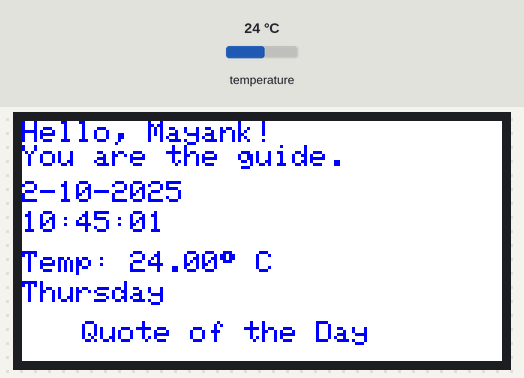
Bench run of a sketch on a simulated Arduino Uno R4 WiFi. Shown: 480×240 colour display. The test bench sets the inputs (shaded band); at power-on: temperature 24 °C. The local clock reads 2024-03-15 10:24:30 at power-on unless the sketch sets it.

Above: at 1.3 s.
1.4 s: temperature set to 12 °C
At 2.8 s:
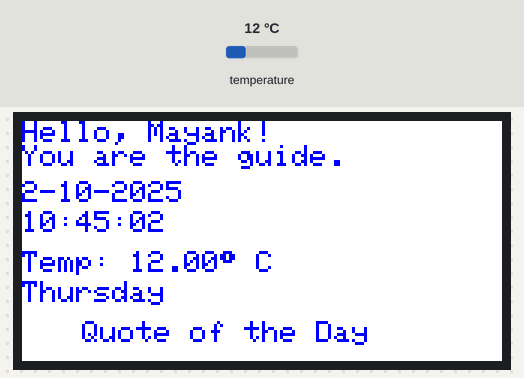
3.5 s: temperature set to 19 °C
At 5.0 s:
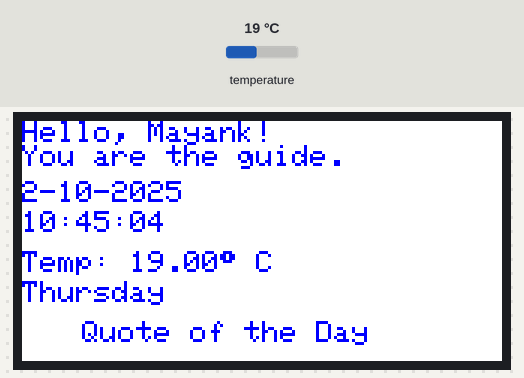
5.7 s: temperature set to 28 °C
At 8.9 s:
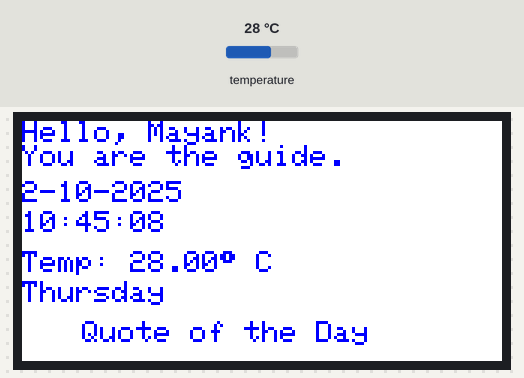
Timing chart, 0 to 10.4 s (numbered marks = the images above; inputs shaded):
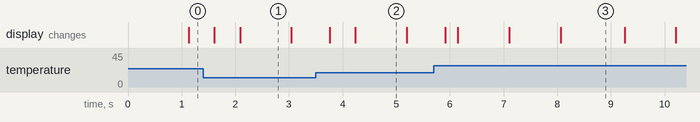

Measured:
- what the display in image 2 shows lasts 1.0 s, from 4.2 s to 5.2 s

The sketch:

sketch_TFT_RTC_Thermo.ino
```cpp
/*
  TFT and RTC
*/


#include "RTC.h"
#include <Adafruit_GFX.h>
#include <Adafruit_ST7796S.h>
#include <SPI.h>
#include <Modulino.h>
#include <vector>


ModulinoThermo thermo;


const int TFT_CS   =  10;
const int TFT_DC   =  9;
const int TFT_RST  =  8;
const int TFT_MOSI =  11;
const int TFT_SCK  =  13;
const int TFT_MISO =  12;

int seconds=0;

// MOSI is pin 11 and SCK is pin 13 by defaul ,MISO is pin 12

// Hardware SPI: MOSI/SCK from ICSP header
Adafruit_ST7796S tft = Adafruit_ST7796S(&SPI, TFT_CS, TFT_DC, TFT_RST);

/* just for reference
enum class DayOfWeek {
  MONDAY = 0,   // case 0
  TUESDAY,      // 1
  WEDNESDAY,    // 2
  THURSDAY,     // 3
  FRIDAY,       // 4
  SATURDAY,     // 5
  SUNDAY        // 6
};
*/


/*
String getDayOfWeek(DayOfWeek d)
{

  switch(d)
  {
    case DayOfWeek::MONDAY: return "MONDAY";
    case DayOfWeek::TUESDAY: return "TUESDAY";
    case DayOfWeek::WEDNESDAY: return "WEDNESDAY";
    case DayOfWeek::THURSDAY: return "THURSDAY";
    case DayOfWeek::FRIDAY: return "FRIDAY";
    case DayOfWeek::SATURDAY: return "SATURDAY";
    case DayOfWeek::SUNDAY: return "SUNDAY";
  }
}
*/


String getDayOfWeek(DayOfWeek d)
{
  static std::vector<String> days = {"Monday", "Tuesday", "Wednesday", "Thursday", "Friday", "Saturday", "Sunday"};
  return days[int(d)-1];
}


void setup() {

  Serial.begin(9600);
  RTC.begin();

  tft.init(8000000);

  tft.setRotation(1);
  tft.fillScreen(ST77XX_WHITE);
  tft.setTextColor(ST77XX_BLUE, ST77XX_WHITE);
  tft.setTextSize(3);
  tft.setCursor(0, 0);
  tft.println("Hello, Mayank!");
  tft.println("You are the guide.");


  while (!Serial); // wait till the Serial monitor is ready

  // setup the modulino
  Modulino.begin();
  if (!thermo.begin()) {
    Serial.println("Thermo module not responding");
    while (1); // doesnt let it go to void loop() if INIT fails
  }


  // RTC first time setup


  RTCTime startTime(2, //day
  Month::OCTOBER,        // month
  2025,                 // year
  10, 45 , 00,          // time
  DayOfWeek::THURSDAY,   // day
  SaveLight::SAVING_TIME_ACTIVE);
  RTC.setTime(startTime);


}

void loop() {

  RTCTime currentTime;
  RTC.getTime(currentTime);
  char timeStr[9]; // HH:MM:SS\0 thus 9, c style strings add null_char at end

  //int x = tft.getCursorX();
  //int y = tft.getCursorY();

  //-------  Date ----------
  tft.setCursor(0, 60);
  tft.print(currentTime.getDayOfMonth());
  tft.print("-");
  tft.print(Month2int(currentTime.getMonth()));
  tft.print("-");
  tft.print(currentTime.getYear());

  // ------   Time ------------

  snprintf(timeStr, sizeof(timeStr), "%02u:%02u:%02u",
        currentTime.getHour(),
        currentTime.getMinutes(),
        currentTime.getSeconds()
  );

  tft.setCursor(0,90);
  tft.print(timeStr);


  //--- Temperature ---------
  tft.setCursor(0, 130);
  tft.print("Temp: ");
  tft.print(thermo.getTemperature());
  tft.print((char)247);
  tft.print(" C ");

  //--- DayOfWeek ----------
  String day = getDayOfWeek(currentTime.getDayOfWeek());
  tft.setCursor(0, 160);
  tft.print(day);

  //--- Quote of the Day -----
  tft.setCursor(60,200);
  tft.print("Quote of the Day");

  tft.setCursor(0,250);
  if(day=="Monday")
  {

    tft.print("Start anew with a pure heart.");
  }
  else if(day=="Tuesday")
  {
    tft.print("Strength comes from stillness.");
  }
  else if(day=="Wednesday")
  {
    tft.print("Compassion is the true power.");
  }
  else if(day=="Thursday")
  {
    tft.print("Let go and trust the flow.");
  }
  else if(day=="Friday")
  {
    tft.print("Gratitude lights the path.");
  }
  else if(day=="Saturday")
  {
    tft.print("Silence speaks the deepest truths.");
  }
  else if(day=="Sunday")
  {
    tft.print("Inner peace is your true home.");
  }


  // --- Delay ------
  delay(200); //200ms


}//end program
```
